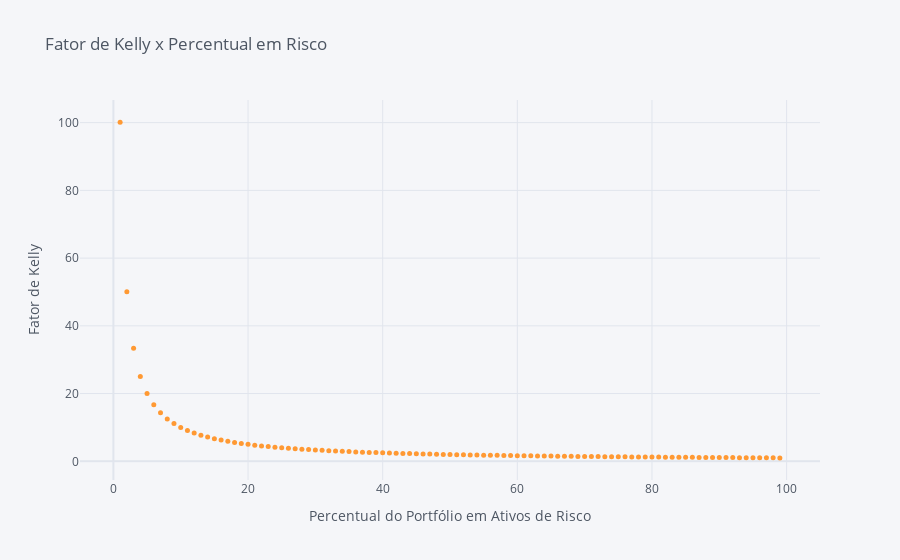

This figure's notebook cell:
### Code cell
kelly.iplot(kind='line',mode='markers',size=5,title='Fator de Kelly x Percentual em Risco',xTitle='Percentual do Portfólio em Ativos de Risco',yTitle='Fator de Kelly')

### Figure 1 — Plotly figure (JSON) as saved in the notebook; plotly's stock layout.template omitted (floating-point values rounded to 4 significant figures)
{"data": [{"line": {"color": "rgba(255, 153, 51, 1.0)", "dash": "solid", "shape": "linear", "width": 1.3}, "marker": {"size": 5, "symbol": "circle"}, "mode": "markers", "name": "Kelly Leverage", "text": "", "type": "scatter", "x": [1, 2, 3, 4, 5, 6, 7, 8, 9, 10, 11, 12, 13, 14, 15, 16, 17, 18, 19, 20, 21, 22, 23, 24, 25, 26, 27, 28, 29, 30, 31, 32, 33, 34, 35, 36, 37, 38, 39, 40, 41, 42, 43, 44, 45, 46, 47, 48, 49, 50, 51, 52, 53, 54, 55, 56, 57, 58, 59, 60, 61, 62, 63, 64, 65, 66, 67, 68, 69, 70, 71, 72, 73, 74, 75, 76, 77, 78, 79, 80, 81, 82, 83, 84, 85, 86, 87, 88, 89, 90, 91, 92, 93, 94, 95, 96, 97, 98, 99], "y": [100.2, 50.08, 33.39, 25.04, 20.03, 16.69, 14.31, 12.52, 11.13, 10.02, 9.105, 8.347, 7.705, 7.154, 6.677, 6.26, 5.892, 5.564, 5.272, 5.008, 4.77, 4.553, 4.355, 4.173, 4.006, 3.852, 3.71, 3.577, 3.454, 3.339, 3.231, 3.13, 3.035, 2.946, 2.862, 2.782, 2.707, 2.636, 2.568, 2.504, 2.443, 2.385, 2.329, 2.276, 2.226, 2.177, 2.131, 2.087, 2.044, 2.003, 1.964, 1.926, 1.89, 1.855, 1.821, 1.789, 1.757, 1.727, 1.698, 1.669, 1.642, 1.615, 1.59, 1.565, 1.541, 1.518, 1.495, 1.473, 1.452, 1.431, 1.411, 1.391, 1.372, 1.354, 1.335, 1.318, 1.301, 1.284, 1.268, 1.252, 1.237, 1.221, 1.207, 1.192, 1.178, 1.165, 1.151, 1.138, 1.125, 1.113, 1.101, 1.089, 1.077, 1.066, 1.054, 1.043, 1.033, 1.022, 1.012]}], "layout": {"legend": {"bgcolor": "#F5F6F9", "font": {"color": "#4D5663"}}, "paper_bgcolor": "#F5F6F9", "plot_bgcolor": "#F5F6F9", "title": {"font": {"color": "#4D5663"}, "text": "Fator de Kelly x Percentual em Risco"}, "xaxis": {"gridcolor": "#E1E5ED", "showgrid": true, "tickfont": {"color": "#4D5663"}, "title": {"font": {"color": "#4D5663"}, "text": "Percentual do Portfólio em Ativos de Risco"}, "zerolinecolor": "#E1E5ED"}, "yaxis": {"gridcolor": "#E1E5ED", "showgrid": true, "tickfont": {"color": "#4D5663"}, "title": {"font": {"color": "#4D5663"}, "text": "Fator de Kelly"}, "zerolinecolor": "#E1E5ED"}}}
